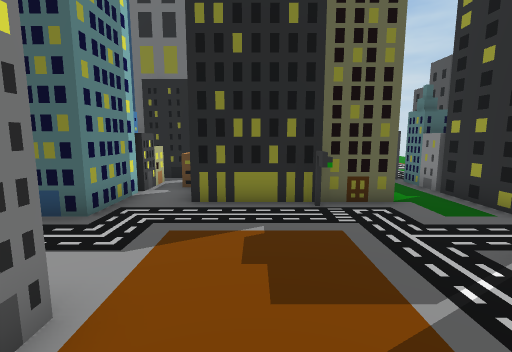
view 1 (above)

21 first-person views from a walk through a scene from a Unity 3-D project. The camera is 1.5 m above the floor, tilts 8° down and sees 85° across. The floor is counted in squares, 1 m on a side. Each view is taken from the middle of a square. On the plan, view 1 faces up. The plan holds only what a view shows up to about 14 squares ahead; the rest is blank. The place goes on beyond the plan. The player character is not drawn. Some surface patterns are stand-ins.

view 2
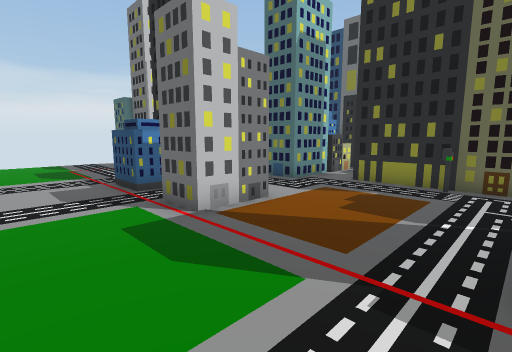

view 3
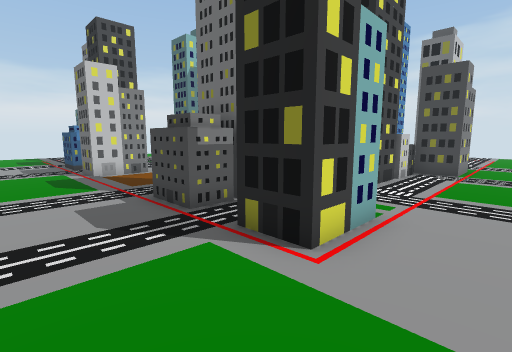

view 4
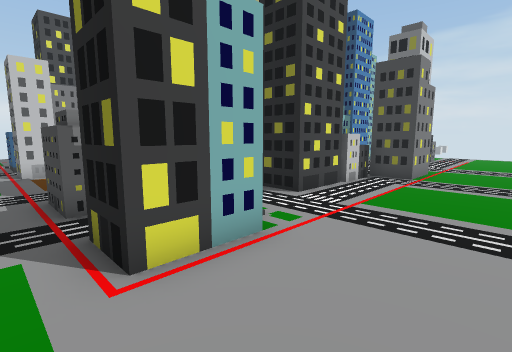

view 5
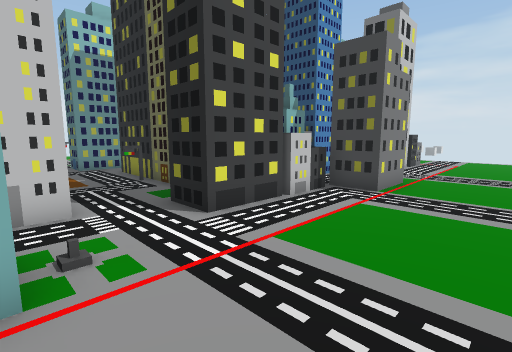

view 6
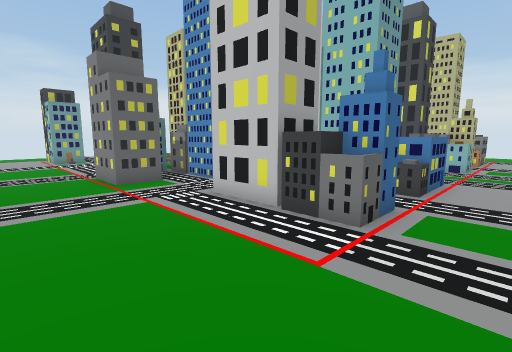

view 7
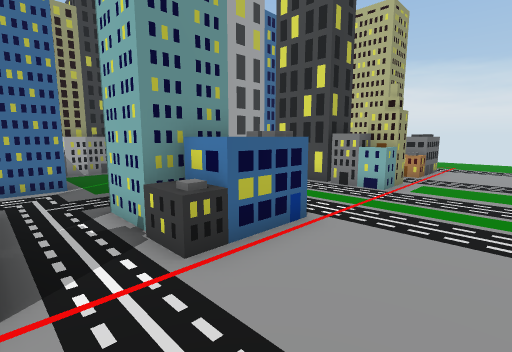

view 8
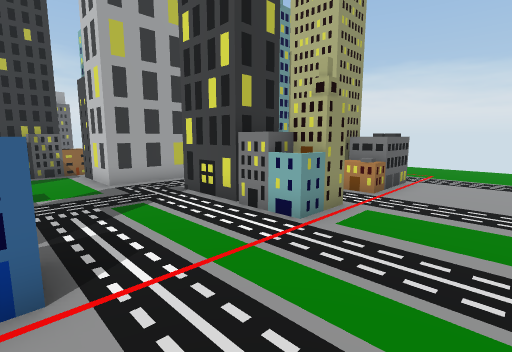

view 9
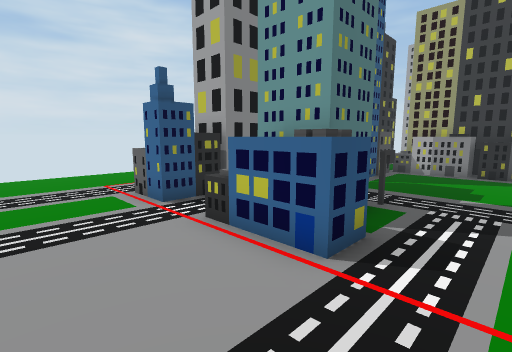

view 10
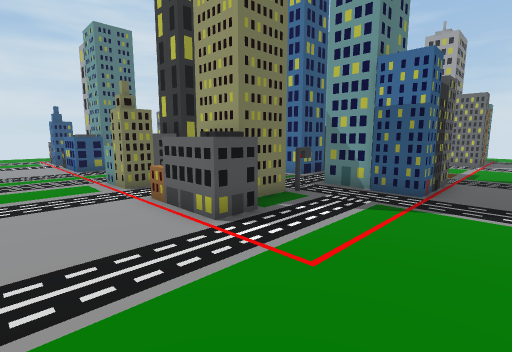

view 11
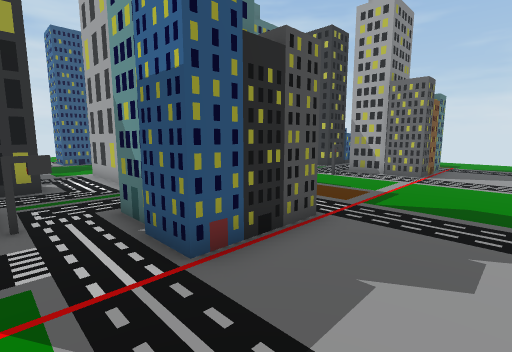

view 12
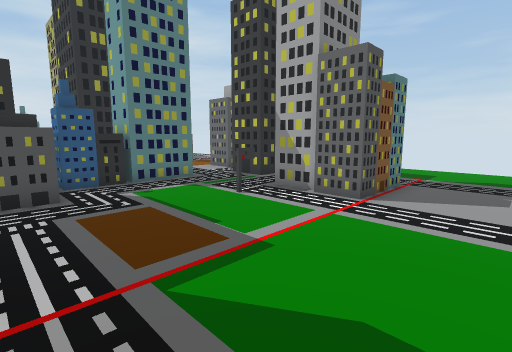

view 13
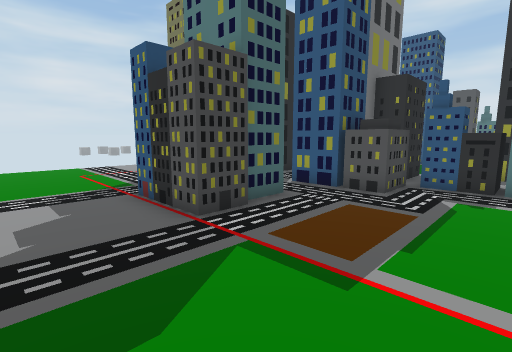

view 14
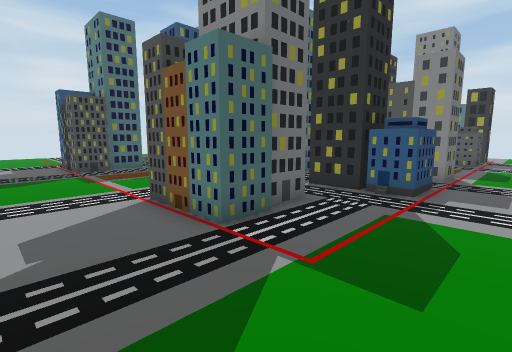

view 15
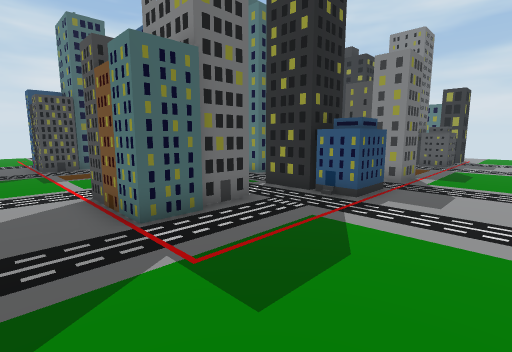

view 16
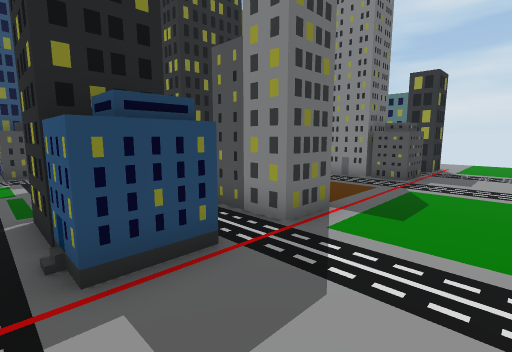

view 17
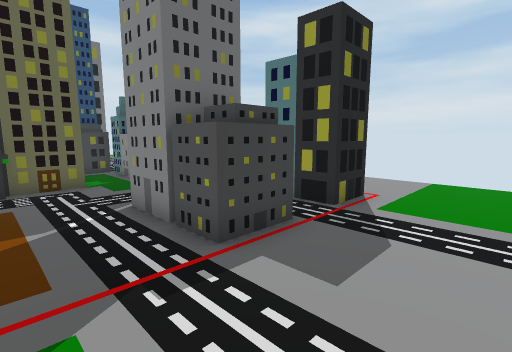

view 18
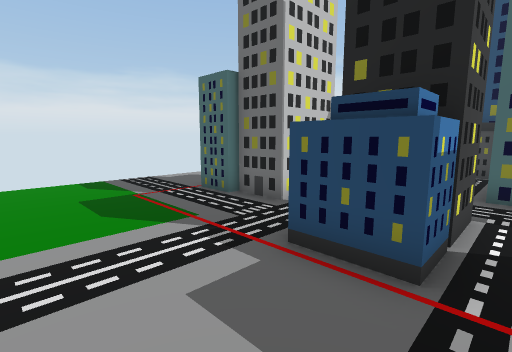

view 19
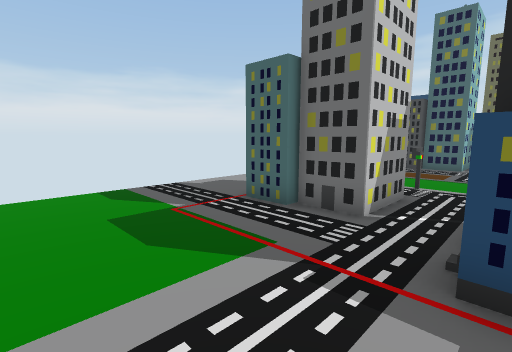

view 20
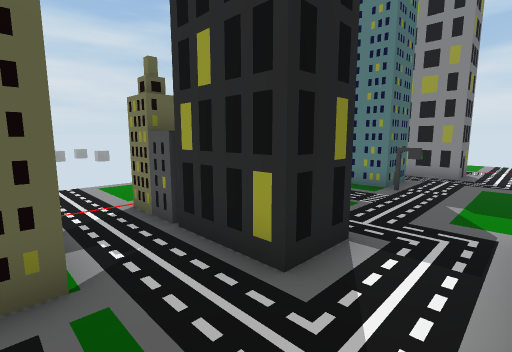

view 21
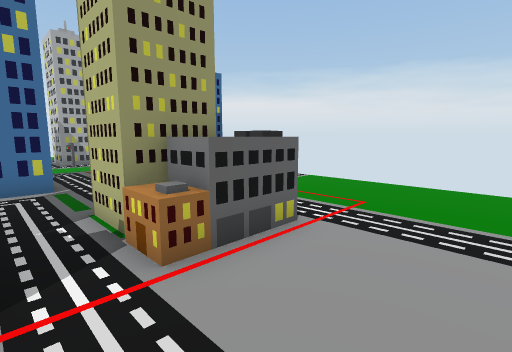

### Floor plan
Key: @ floor where view 1 was taken; # wall or solid block; . floor; ^ raised ledge.
Columns run from 14 left of view 1 to 11 right of it. Each row starts with its distance up from view 1.
 22 .........................
 21 ..........................
 20 ..........................
 19 .....#^^.##^...^^^.#^.....
 18 .....##^.#^^...^^^.#^.....
 17 ......##.###....##.##.....
 16 ......##.###...###.##.....
 15 .........###.......##.....
 14 ...####...................
 13 ...####.#####.....##......
 12 ...####.#   #....###.##...
 11 ........#   #....###.##...
 10 ........#####....###.##...
  9 .........##^^#^^^^.##.....
  8 .........#^^^#####.^^.....
  7 .........###.#####.##.....
  6 ......#..###.#####.##.....
  5 ...................##.....
  4 ...####...................
  3 ...####.##.......###......
  2 ...####.##.##....###. #...
  1 ........##.##....###.##...
  0 ........##.##.@..###.##...
 -1 ..........................
 -2 ..........................
 -3 ..........................

Positions as (right, up) in squares from view 1, and headings:
1: (0, 0), facing up
2: (3, -3), facing up-left
3: (10, -3), facing up-left
4: (11, -1), facing up-left
5: (11, 2), facing up-left
6: (11, 21), facing down-left
7: (5, 22), facing down-left
8: (1, 22), facing down-left
9: (-1, 22), facing down-right
10: (-13, 22), facing down-right
11: (-14, 16), facing down-right
12: (-14, 11), facing down-right
13: (-14, 7), facing up-right
14: (-14, -2), facing up-right
15: (-13, -3), facing up-right
16: (-7, -3), facing up-right
17: (1, -3), facing up-right
18: (-4, -3), facing up-left
19: (-6, -3), facing up-left
20: (-7, 13), facing up-right
21: (-5, 22), facing down-left
